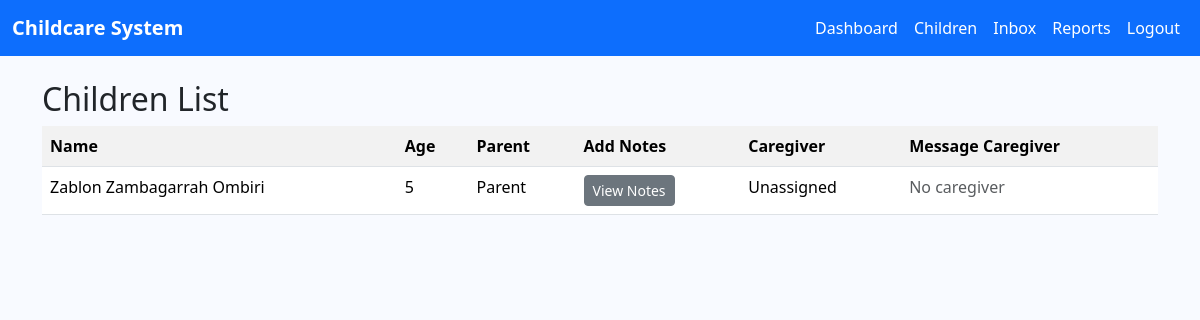
Page /children/ (signed in) on the earlier database version.
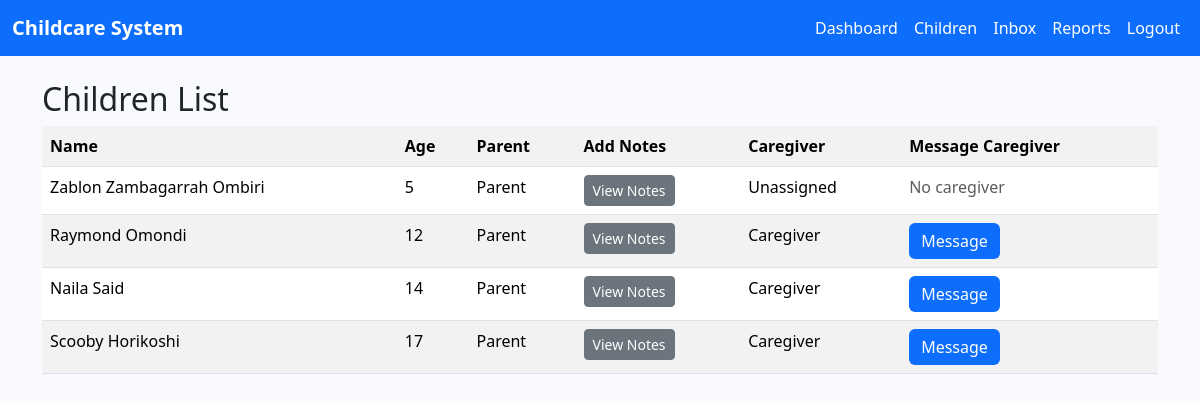
Same page on the later database version.
### core/models.py (models this page shows, shortened)
class Child(models.Model):
    name = models.CharField(max_length=100)
    age = models.PositiveIntegerField()
    parent = models.ForeignKey(
        settings.AUTH_USER_MODEL,
        on_delete=models.CASCADE,
        limit_choices_to={'role': 'PARENT'},
        related_name='children_as_parent'
    )
    caregiver = models.ForeignKey(
        settings.AUTH_USER_MODEL,
        on_delete=models.SET_NULL,
        null=True, blank=True,
        limit_choices_to={'role': 'CAREGIVER'},
        related_name='children_as_caregiver'
    )

class User(AbstractUser):
    ROLE_CHOICES = (
        ('ADMIN', 'Administrator'),
        ('CAREGIVER', 'Caregiver'),
        ('PARENT', 'Parent'),
    )
    role = models.CharField(max_length=15, choices=ROLE_CHOICES, default='PARENT')

### core/views.py (the view)
# urls.py: path('children/', views.child_list, name='child_list'),
@login_required
def child_list(request):
    if request.user.role == 'ADMIN':
        children = Child.objects.all()
    elif request.user.role == 'PARENT':
        children = request.user.children_as_parent.all()
    elif request.user.role == 'CAREGIVER':
        children = request.user.children_as_caregiver.all()
    else:
        children = []
    return render(request, 'child_list.html', {'children': children})

### core/templates/child_list.html (shortened to what this page needs)
{% extends 'base.html' %}
{% block content %}
<h2>Children List</h2>
<table class="table table-striped">
    <tr>
        <th>Name</th>
        <th>Age</th>
        <th>Parent</th>
        <th>Add Notes</th>
        <th>Caregiver</th>
        <th>Message Caregiver</th>
    </tr>
    {% for child in children %}
    <tr>
        <td>{{ child.name }}</td>
        <td>{{ child.age }}</td>
        <td>{{ child.parent.username }}</td>
        <td>
            {% if user.role == 'CAREGIVER' and child.caregiver == user %}
                <a href="{% url 'care_notes' child.id %}" class="btn btn-sm btn-info">Add/View Notes</a>
            {% else %}
                <a href="{% url 'care_notes' child.id %}" class="btn btn-sm btn-secondary">View Notes</a>
            {% endif %}
        </td>
        <td>
            {% if child.caregiver %}
                {{ child.caregiver.username }}
            {% else %}
                Unassigned
            {% endif %}
        </td>
        <td>
            {% if child.caregiver %}
                <a href="{% url 'send_message' child.caregiver.id %}" class="btn btn-primary">
                    Message
                </a>
            {% else %}
                <span class="text-muted">No caregiver</span>
            {% endif %}
        </td>
    </tr>
    {% endfor %}
</table>
{% endblock %}

### core/templates/base.html (shortened to what this page needs)
<!DOCTYPE html>
<html lang="en">
<head>
    <link href="https://cdn.jsdelivr.net/npm/bootstrap@5.3.2/dist/css/bootstrap.min.css" rel="stylesheet">
</head>
<body>
    <nav class="navbar navbar-expand-lg navbar-dark mb-4">
        <div class="container-fluid">
            <a class="navbar-brand fw-bold text-white" href="{% url 'home' %}">Childcare System</a>
            <div class="collapse navbar-collapse">
                <ul class="navbar-nav ms-auto">
                    {% if user.is_authenticated %}
                        <li class="nav-item"><a class="nav-link text-white" href="{% url 'dashboard' %}">Dashboard</a></li>
                        <li class="nav-item"><a class="nav-link text-white" href="{% url 'child_list' %}">Children</a></li>
                        <li class="nav-item"><a class="nav-link text-white" href="{% url 'inbox' %}">Inbox</a></li>
                        <li class="nav-item"><a class="nav-link text-white" href="{% url 'reporting_summary' %}">Reports</a></li>
                        <li class="nav-item"><a class="nav-link text-white" href="{% url 'logout' %}">Logout</a></li>
                    {% else %}
                        <li class="nav-item"><a class="nav-link text-white" href="{% url 'login' %}">Login</a></li>
                        <li class="nav-item"><a class="nav-link text-white" href="{% url 'register' %}">Register</a></li>
                    {% endif %}
                </ul>
            </div>
        </div>
    </nav>
    <div class="container">
        {% block content %}{% endblock %}
    </div>
</body>
</html>

### core/templates/base.html (style rules this page uses)
body { background-color: #f8faff; }
.navbar { background-color: #0d6efd; }
.btn-primary { background-color: #0d6efd; border: none; }

Differences in the rows shown:
added Child: name "Raymond Omondi", age "12", parent.username "Parent", caregiver.username "Caregiver", shows "Message"
added Child: name "Naila Said", age "14", parent.username "Parent", caregiver.username "Caregiver", shows "Message"
added Child: name "Scooby Horikoshi", age "17", parent.username "Parent", caregiver.username "Caregiver", shows "Message"
